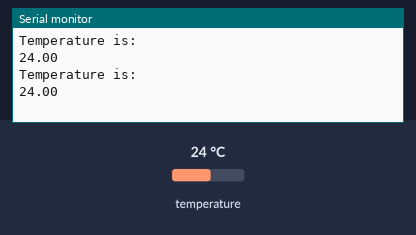
A sketch run on a simulated Arduino Uno, built with avr-gcc and run on an emulated ATmega328P. On the bench: the last lines printed to the serial monitor. The inputs (shaded band) are chosen by the test bench; at power-on: temperature 24 °C.

Above: at 2.8 s.
2.9 s: temperature set to 12 °C
At 4.0 s:
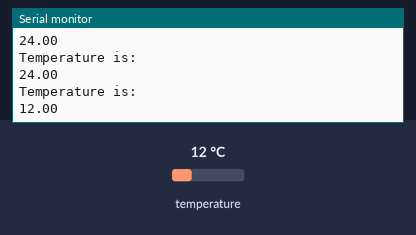
4.7 s: temperature set to 19 °C
At 4.7 s:
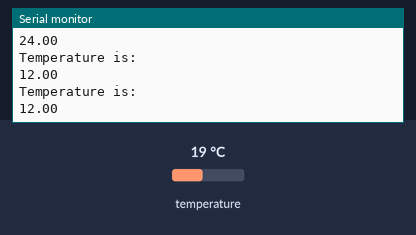
Timing chart, 0 to 7.7 s (numbered marks = the images above; inputs shaded):
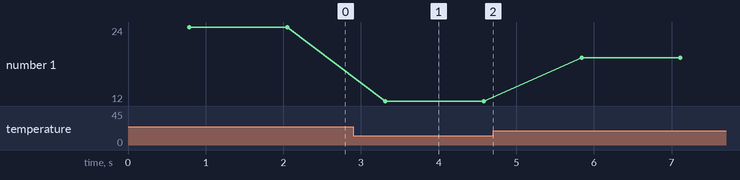

Measured:
- after the input at 2.9 s, the serial monitor: prints a new line after 0.42 s (image 1)
- plotted number 1: 24 → 12 after the input at 2.9 s, 12 → 19 after the input at 4.7 s

The sketch:

DallasTemp.ino
```cpp
#include <DallasTemperature.h>
#include <OneWire.h>

#define ONE_WIRE_BUS 4                          //D2 pin of nodemcu

OneWire oneWire(ONE_WIRE_BUS);

DallasTemperature sensors(&oneWire);            // Pass the oneWire reference to Dallas Temperature.

void setup(void)
{
  Serial.begin(9600);
  sensors.begin();
}

void loop(void)
{
  sensors.requestTemperatures();                // Send the command to get temperatures
  Serial.println("Temperature is: ");
  Serial.println(sensors.getTempCByIndex(0));   // Why "byIndex"? You can have more than one IC on the same bus. 0 refers to the first IC on the wire
  delay(500);
}
```
